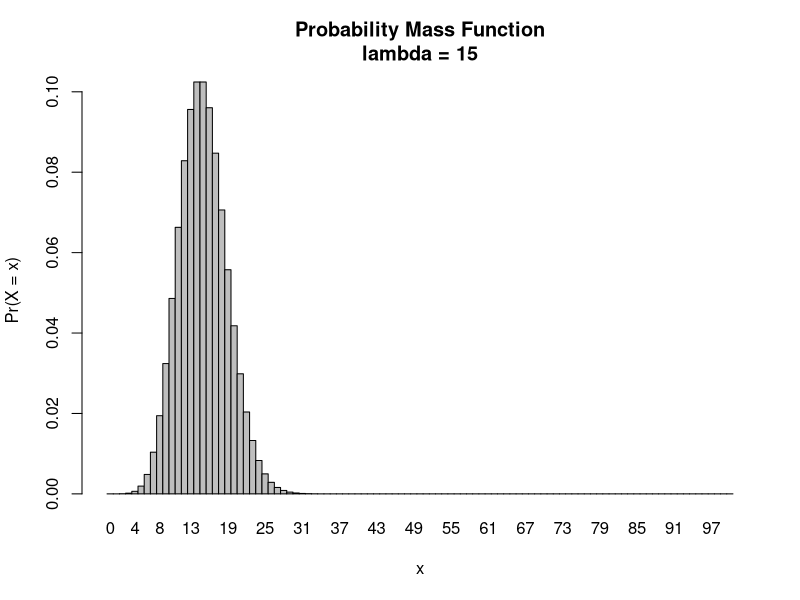
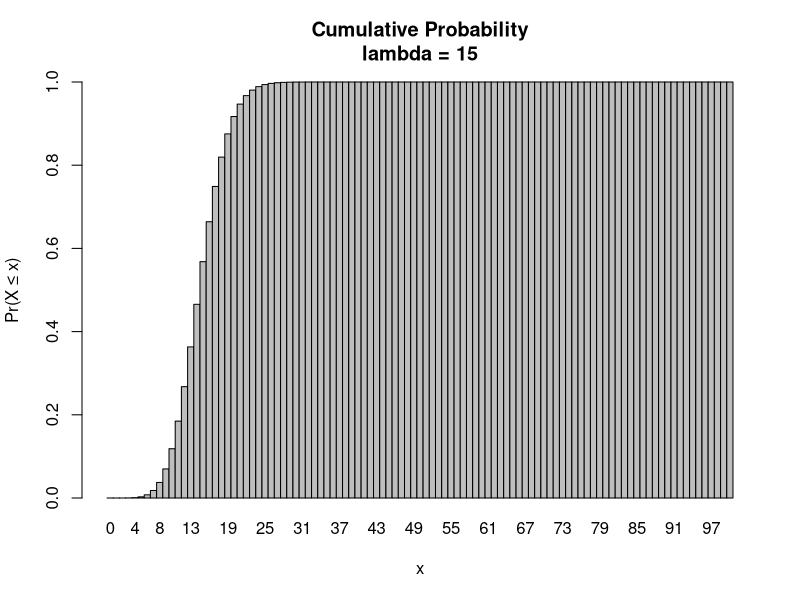
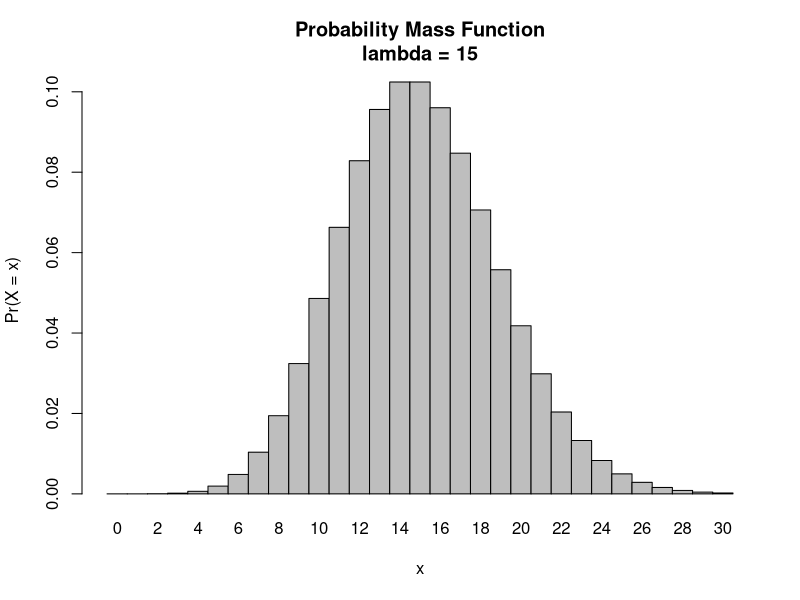

Recreate these plots in R, in order.
## ---- chunk 1
knitr::opts_chunk$set(echo = TRUE)
## ---- chunk 2
x <- 0:100
l = 15
probset <- dpois(x = x, lambda = l)
barplot(probset, names.arg = x, 
        space = 0, xlab = "x", ylab = "Pr(X = x)", 
        main = paste0("Probability Mass Function\nlambda = ", l))  
## ---- chunk 3
x <- 0:100
l <- 15
barplot(ppois(q = x, lambda = l), ylim = 0:1, space = 0, names.arg = x, xlab = "x", 
        ylab = "Pr(X ≤ x)", main = paste0("Cumulative Probability\nlambda = ", 
                                          l))
1- ppois( 8, lambda = l)
## ---- chunk 4
dpois(0, lambda = l)
## ---- chunk 5
dpois(3, lambda = l)
## ---- chunk 6
y <- 0:30
l = 15
probset <- dpois(x = y, lambda = l)
barplot(probset, names.arg = y, 
        space = 0, xlab = "x", ylab = "Pr(X = x)", 
        main = paste0("Probability Mass Function\nlambda = ", l))
